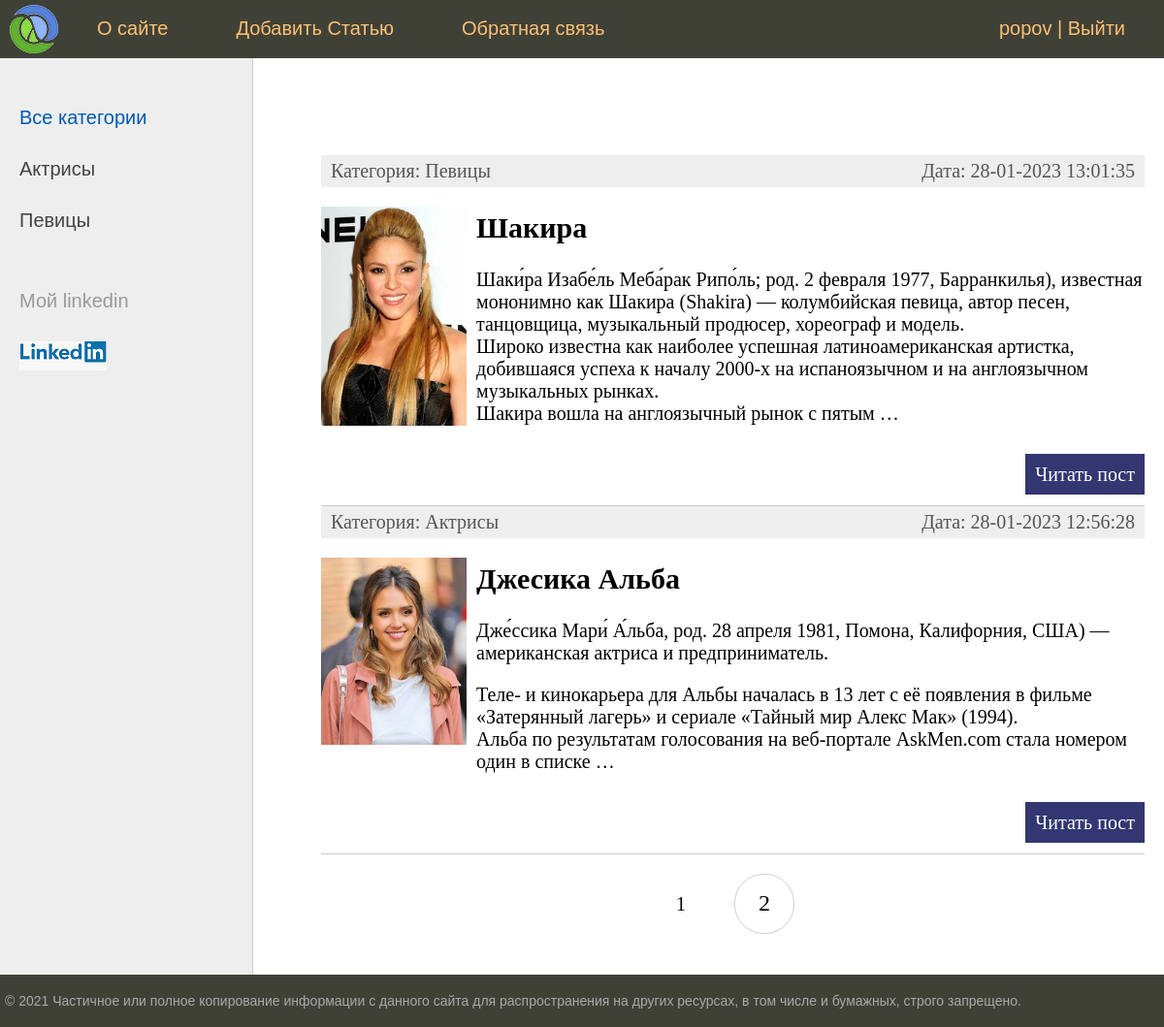
The app's page / (signed in) with its own data.
### women/models.py (models this page shows, shortened)
class Category(models.Model):
    name = models.CharField(max_length=100, db_index=True, verbose_name='Категория')
    slug = models.SlugField(max_length=255, unique=True, db_index=True, verbose_name='URL')
    def __str__(self):
        return self.name
    def get_absolute_url(self):
        return reverse('category', kwargs={'cat_slug': self.slug})
    class Meta:
        verbose_name = 'Категория'
        verbose_name_plural = 'Категории'
        ordering = ['id']

class Women(models.Model):
    title = models.CharField(max_length=255, verbose_name='Заголовок')
    slug = models.SlugField(max_length=255, unique=True, db_index=True,verbose_name='URL')
    content = models.TextField(blank=True, verbose_name='Текст статьи')
    photo = models.ImageField(upload_to="photos/%Y/%m/%d/",verbose_name='Фото')
    time_create = models.DateTimeField(auto_now_add=True, verbose_name='Время создания')
    time_update = models.DateTimeField(auto_now=True, verbose_name='Время изменения')
    is_published = models.BooleanField(default=True, verbose_name='Публикация')
    cat = models.ForeignKey('Category', on_delete=models.PROTECT, verbose_name='Категории')
    def get_absolute_url(self):
        return reverse('post', kwargs={'post_slug': self.slug})
    class Meta:
        verbose_name = 'Известные женщины'
        verbose_name_plural = 'Известные женщины'
        ordering = ['-time_create', 'title']

### women/views.py (the view)
# urls.py: path('', WomenHome.as_view(), name='home'),
class WomenHome(DataMixin, ListView):
    model = Women
    template_name = 'women/index.html'
    context_object_name = 'posts'
    def get_context_data(self, *, object_list=None, **kwargs):
        context = super().get_context_data(**kwargs)
        c_def = self.get_user_context(title="Главная страница")
        return dict(list(context.items()) + list(c_def.items()))
    def get_queryset(self):
        return Women.objects.filter(is_published=True)

### women/utils.py (called while the page is built)
    def get_user_context(self, **kwargs):
        context = kwargs
        cats = Category.objects.all()
        user_menu = menu.copy()
        if not self.request.user.is_authenticated:
            user_menu.pop(1)
        context['menu'] = user_menu
        context['cats'] = cats
        if 'cat_selected' not in context:
            context['cat_selected'] = 0
        return context

### women/templates/women/index.html (shortened to what this page needs)
{% extends 'women/base.html' %}
{% block content %}
<ul class="list-articles">
	{% for p in posts %}
			<li><div class="article-panel">
	<p class="first"> Категория: {{p.cat}}</p>
	<p class="last"> Дата: {{p.time_update|date:'d-m-Y H:i:s'}}</p>
				</div>
				{% if p.photo %}
					<p><img class="img-article-left thumb" src="{{p.photo.url}}"></p>
				{% endif %}
				<h2>{{p.title}}</h2>
	{% autoescape on %}
	<p>{{p.content|linebreaks|truncatewords:50}}</p>
	{% endautoescape %}
			<p class="link-read-post"><a href="{{ p.get_absolute_url }}">Читать пост</a></p>
			</li>
	{% endfor %}
</ul>
{% endblock %}

### women/templates/women/base.html (shortened to what this page needs)
{% load static %}
{% load women_tags %}
<!DOCTYPE html>
<html>
<head>
	<link type="text/css" href="{% static 'women/css/styles.css' %}" rel="stylesheet" />
</head>
<body>
<table class="table-page" border=0 cellpadding="0" cellspacing="0">
<tr><td valign=top>
{% block mainmenu %}
		<div class="header">
			<ul id="mainmenu" class="mainmenu">
			<li class="logo"><a href="{% url 'home' %}"><div class="logo"></div></a></li>
{% for m in menu %}
			<li><a href="{% url m.url_name %}">{{m.title}}</a></li>
{% endfor %}
				{% if request.user.is_authenticated %}
				<li class="last"> {{user.username}} | <a href="{% url 'logout' %}"> Выйти</a> </li>
				{% else %}
				<li class="last"><a href="{% url 'register' %}"> Регистрация</a> | <a href="{% url 'login' %}">Войти</a></li>
				{% endif %}
			</ul>
		</div>
{% endblock mainmenu %}
<table class="table-content" border=0 cellpadding="0" cellspacing="0">
<tr>
	<td valign="top" class="left-chapters">
	<ul id="leftchapters">
{% if cat_selected == 0 %}
		<li class="selected"> Все категории</li>
{% else %}
		<li><a href="{% url 'home' %}">Все категории</a> </li>
{% endif %}
{% for c in cats %}
	{% if c.pk == cat_selected %}
		<li class="selected">{{c.name}}</li>
	{% else %}
		<li><a href="{{ c.get_absolute_url }}">{{c.name}}</a></li>
	{% endif %}
{% endfor %}
		<li class="share">
		<p> Мой linkedin </p>
		<a class="share-yt" href="https://www.linkedin.com/in/роман-попов-1b6368241/" target="_blank" rel="nofollow"></a>
		</li>
	</ul>
</td>
<td valign="top" class="content">
	<div class="content-text">
{% block content %}
{% endblock %}
{% if page_obj.has_other_pages %}
<nav class="list-pages">
	<ul>
		{% for p in paginator.page_range %}
		{% if page_obj.number == p %}
		<li class="page-num page-num-selected">{{ p }}</li>
		{% elif p >= page_obj.number|add:-2 and p <= page_obj.number|add:2 %}
		<li class="page-num">
			<a href="?page={{ p }}">{{ p }}</a>
		</li>
		{% endif %}
		{% endfor %}
	</ul>
</nav>
{% endif %}
	</div>
</td></tr></table>
</td></tr>
<tr><td valign=top>
	<div id="footer">
		<p>&copy; 2021 Частичное или полное копирование информации с данного сайта для распространения на других ресурсах, в том числе и бумажных, строго запрещено.</p>
	</div>
</td></tr></table>
</body>
</html>

### women/static/women/css/styles.css (style rules this page uses)
html, body { font-family: 'Arial'; margin: 0; padding: 0; height: 100%; width: 100%; color: #444; }
a { color: #0059b2; text-decoration: none; }
img { max-width: 600px; height: auto; }
img.img-article-left { max-width: 300px; height: auto; float: left; padding: 0 10px 10px 0; }
img.img-article-left.thumb { max-width: 150px; height: auto; }
p.link-read-post { text-align: right; }
p.link-read-post a { padding: 10px; min-width: 100px; background: #333671; color: #fff; text-decoration: none; }
div.article-panel { background: #eee; padding: 5px 10px 5px 10px; box-sizing: border-box; overflow: hidden; color: #555; }
div.article-panel p.first { margin: 0; float: left; }
div.article-panel p.last { margin: 0; float: right; }
ul.list-articles { list-style: none; margin: 0; padding: 0; }
ul.list-articles li { border-bottom: 1px solid #ccc; }
.table-page { width: 100%; height: 100%; vertical-align: top; }
.table-page tr { height: 100%; }
.header { background: #3F4137; height: 60px; }
.logo { background: url('../images/logo.png') no-repeat 10px 5px; width: 70px; height: 60px; }
ul.mainmenu { list-style: none; margin: 0; padding: 0; height: 60px; color: #fdc073; font-size: 20px; overflow: hidden; }
ul.mainmenu li { float: left; margin: 18px 40px 0 30px; }
ul.mainmenu li.logo { margin: 0; }
ul.mainmenu li.last { float: right; }
ul.mainmenu li a { color: #fdc073; text-decoration: none; }
.table-content { width: 100%; min-height: 100%; height: 100%; }
.left-chapters { margin: 0; background: #eee; border-right: 1px solid #ccc; min-height: 100%; }
.left-chapters ul { width: 230px; min-height: 100%; margin: 0; padding: 20px 10px 10px 20px; list-style: none; font-size: 20px; }
.left-chapters ul li { margin: 30px 0 0 0; color: #999; }
.left-chapters ul li.selected { color: #0059b2; }
.left-chapters ul li a { color: #444; text-decoration: none; }
.left-chapters ul li.share { margin: 60px 0 0 0; }
.left-chapters ul li.share p { margin: 30px 0 30px 0; }
.left-chapters ul li.share a { display: inline-block; width: 40px; height: 40px; margin: 0 20px 0 0; }
.left-chapters ul li.share a.share-yt { width: 100%; height: 30px; background: url('../images/linkedin.png') no-repeat 0 -15px }
.content { padding: 40px 20px 20px 40px; width: 100%; box-sizing: border-box; }
.content-text { margin: 60px 0 0 30px; color: #000; font-size: 20px; font-family: Yandex Sans Display Light; }
#footer { box-sizing: border-box; background: #3F4137; padding: 5px; color: #aaa; font-size: 14px; font-family: Verdana, Geneva, Arial, Helvetica; text-align: left; overflow: hidden; }
.list-pages { text-align: center; margin: 0 0 20px 0; }
.list-pages ul { margin: 20px 0 0 0; padding: 0; list-style: none; }
.list-pages ul li { display: inline-block; margin: 0 20px 0 0; }
.list-pages a { color: #000; font-size: 24px; text-decoration: none; }
.list-pages .page-num, .page-num-selected { display: inline-block; width: 60px; height: 44px; padding: 16px 0 0 0; border: 1px solid #d0d0d0; border-radius: 30px; }
.list-pages .page-num-selected { border: none; color: #000; font-size: 20px; }

### records on screen
Category: name "Актрисы"
Category: name "Певицы"
Women: cat "Певицы", time_update "28-01-2023 13:01:35", photo (picture), title "Шакира", content "Шаки́ра Изабе́ль Меба́рак Рипо́ль; род. 2 февраля 1977, Барранкилья), известная мононимно как Шакира (Shakira) — колумбийская певица, автор песен, танцовщица, музыкальный продюсер, хореограф и модель. Широко известна как наиболее успешная латиноамериканская артистка, добившаяся успеха к началу 2000-х на испаноязычном и на англоязычном музыкальных рынках. Шакира вошла на англоязычный рынок с пятым …"
Women: cat "Актрисы", time_update "28-01-2023 12:56:28", photo (picture), title "Джесика Альба", content "Дже́ссика Мари́ А́льба, род. 28 апреля 1981, Помона, Калифорния, США) — американская актриса и предприниматель. Теле- и кинокарьера для Альбы началась в 13 лет с её появления в фильме «Затерянный лагерь» и сериале «Тайный мир Алекс Мак» (1994). Альба по результатам голосования на веб-портале AskMen.com стала номером один в списке …"

### other values on screen
{{ m.title }} "О сайте" "Добавить Статью" "Обратная связь"
{{ user.username }} "popov"
{{ p }} "1"
{{ p }} "2"
